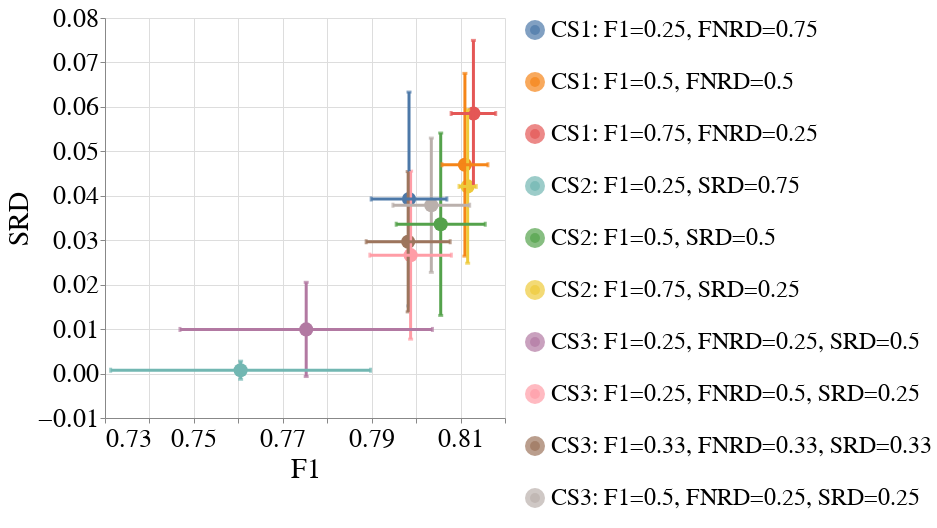

Here is the notebook cell this chart was saved with:
### Code cell
create_box_plot_per_dataset_and_all_case_studies(to_plot=best_lp_metrics_per_exp_config_df,
                                                 exp_name=EXP_NAME,
                                                 dataset_name=DATASET_NAME,
                                                 metric_x="F1",
                                                 group_x="overall",
                                                 metric_y="Selection_Rate_Difference",
                                                 group_y=GROUP,
                                                 rename_legend_dct=rename_legend_dct)
